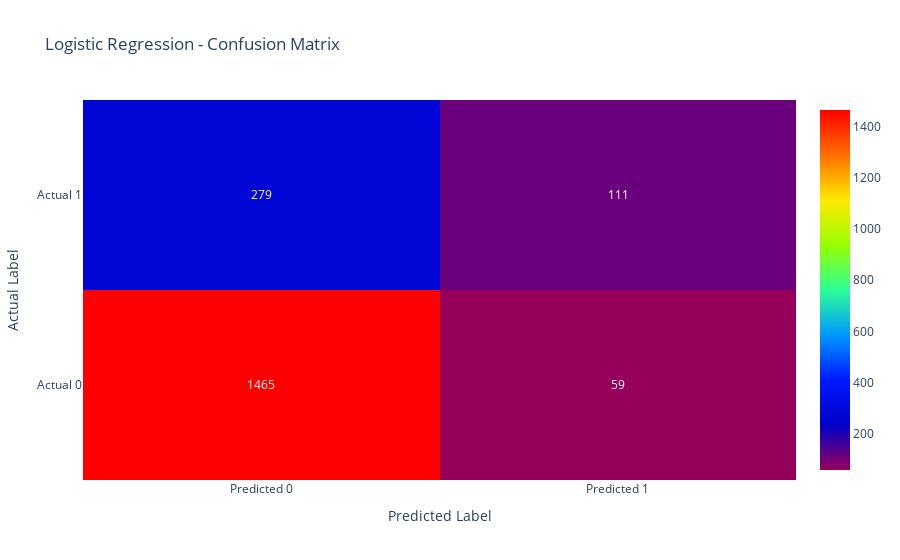

The code cell stored with this chart in its notebook:
### Code cell
for name, metrics in evaluation_results.items():
    # Plot confusion matrix
    plot_confusion_matrix(metrics['confusion_matrix'], f"{name} - Confusion Matrix")
    
    # Plot ROC curve if available
    if metrics['roc'] is not None:
        roc = metrics['roc']
        plot_roc_curve(roc['fpr'], roc['tpr'], roc['roc_auc'], name)

### Figure 1 — Plotly figure (JSON) as saved in the notebook; plotly's stock layout.template omitted (floating-point values rounded to 4 significant figures)
{"data": [{"colorscale": [[0, "rgb(150,0,90)"], [0.125, "rgb(0,0,200)"], [0.25, "rgb(0,25,255)"], [0.375, "rgb(0,152,255)"], [0.5, "rgb(44,255,150)"], [0.625, "rgb(151,255,0)"], [0.75, "rgb(255,234,0)"], [0.875, "rgb(255,111,0)"], [1, "rgb(255,0,0)"]], "hoverinfo": "x+y+z", "text": [[1465, 59], [279, 111]], "texttemplate": "%{text}", "type": "heatmap", "x": ["Predicted 0", "Predicted 1"], "y": ["Actual 0", "Actual 1"], "z": [[1465, 59], [279, 111]]}], "layout": {"title": {"text": "Logistic Regression - Confusion Matrix"}, "xaxis": {"title": {"text": "Predicted Label"}}, "yaxis": {"title": {"text": "Actual Label"}}}}
